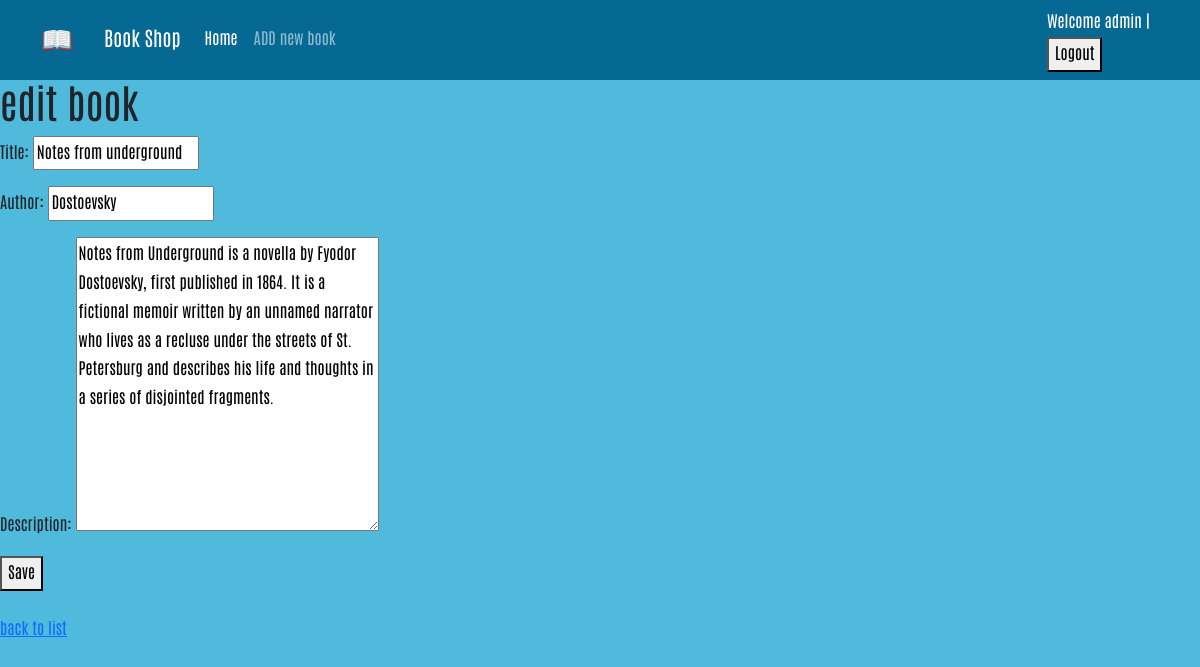
Page /books/1/edit/ (signed in) on the committed database.
### accounts/models.py (models this page shows)
class CustomUser(AbstractUser):
    age = models.PositiveIntegerField(null=True, blank=True)

### books/models.py (models this page shows, shortened)
class Book(models.Model):
    title = models.CharField(max_length=200)
    author = models.CharField(max_length=200)
    description = models.TextField()
    price = models.DecimalField(max_digits=5, decimal_places=2)
    cover = models.ImageField(upload_to='covers/', blank=True)

### books/views.py (the view)
# urls.py: path('<int:pk>/edit/', BookUpdateView.as_view(), name='book_update'),
class BookUpdateView(generic.UpdateView):
    model = Book
    fields = ['title', 'author', 'description']
    template_name = 'books/book_update.html'

### books/templates/books/book_update.html (shortened to what this page needs)
{% extends '_base.html' %}
{% block content %}
    <h1>edit book</h1>
    <form method="post">
        {{ form.as_p }}
        <button type="submit">Save</button>
    </form>
    <br>
    <a href="{% url 'book_list' %}">back to list</a>
{% endblock %}

### templates/_base.html (shortened to what this page needs)
{% load static %}
<!doctype html>
<html lang="en">
<head>
    <link href="https://cdn.jsdelivr.net/npm/bootstrap@5.1.3/dist/css/bootstrap.min.css" rel="stylesheet"
>
    <link rel="stylesheet" href="{% static 'css/style.css' %}">
</head>
<body style="background-color: #4fbadc;">
<nav class="navbar navbar-expand-lg navbar-dark" dir="ltr" style="background-color: #056993;">
    <div class="container">
        <a class="navbar-brand" href="#">
            <img src="icons/book.png" alt="" height="30"
                 class="d-inline-block align-text-top">
        </a>
        <a class="navbar-brand mx-3" href="#">Book Shop </a>
        <div class="collapse navbar-collapse" id="navbarNavAltMarkup">
            <div class="navbar-nav">
                <a class="nav-link active" aria-current="page" href="{% url 'book_list' %}">Home</a>
                <a class="nav-link" href="{% url 'book_create' %}">ADD new book</a>
            </div>
        </div>
        <div class="mx-2 text-white">
            {% if user.is_authenticated %}
            Welcome {{ user.username }} |
                <form action="{% url 'logout'%}" method="post">
                    <button type="submit">Logout</button>
            </form>
            {% endif %}
        </div>
    </div>
</nav>
{% block content %}
{% endblock %}
</body>
</html>

### static/css/style.css (style rules this page uses)
* { font-family: 'Antonio', sans-serif; line-height: 1.8rem; }

### rows in the picture
CustomUser: username "admin"
Book: title "Notes from underground", author "Dostoevsky", description "Notes from Underground is a novella by Fyodor Dostoevsky, first published in 1864. It is a fictional memoir written by an unnamed narrator who lives as a recluse under the streets of St. Petersburg and describes his life and thoughts in a series of disjointed fragments."
